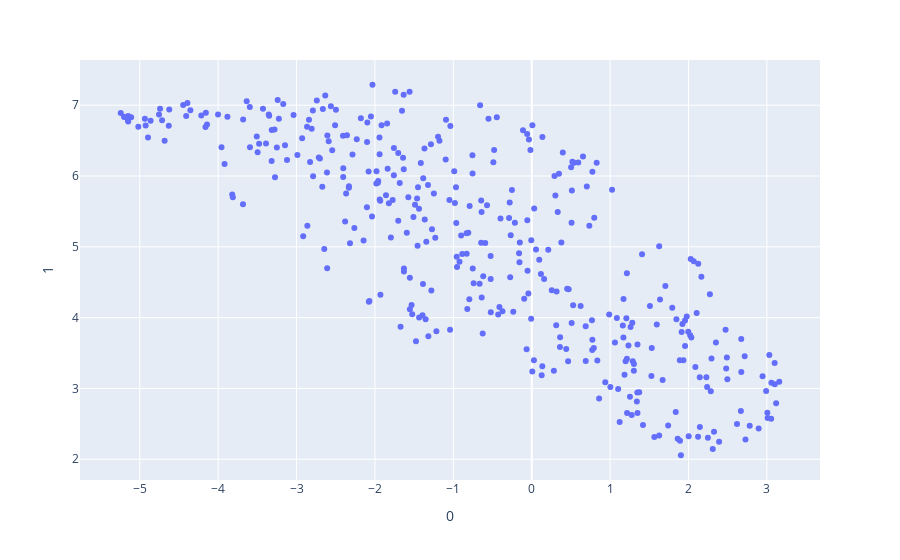

Notebook source saved alongside this figure:
### Code cell
import plotly.express as px
fig = px.scatter(
    embeddings[2], x=0, y=1,
)
fig.show()

### Figure 1 — Plotly figure (JSON) as saved in the notebook; plotly's stock layout.template omitted (floating-point values rounded to 4 significant figures; data arrays with more than 128 entries replaced by an {"elided": "..."} marker saying what was removed)
{"data": [{"hovertemplate": "0=%{x}<br>1=%{y}<extra></extra>", "legendgroup": "", "marker": {"color": "#636efa", "symbol": "circle"}, "mode": "markers", "name": "", "orientation": "v", "showlegend": false, "type": "scatter", "x": {"elided": "384 float values"}, "xaxis": "x", "y": {"elided": "384 float values"}, "yaxis": "y"}], "layout": {"legend": {"tracegroupgap": 0}, "margin": {"t": 60}, "xaxis": {"anchor": "y", "domain": [0, 1], "title": {"text": "0"}}, "yaxis": {"anchor": "x", "domain": [0, 1], "title": {"text": "1"}}}}
